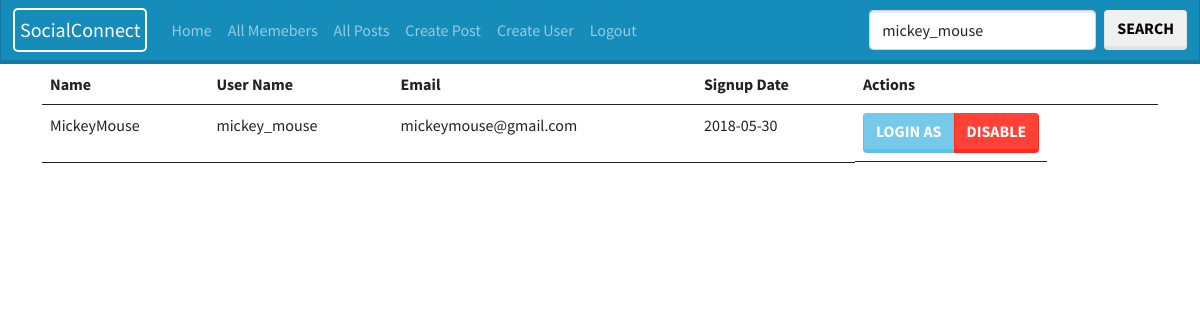
The page /admin/all.php?find=mickey_mouse (signed in) on the database its author committed.
### tables this page shows
CREATE TABLE `users` (
  `id` int(11) NOT NULL,
  `first_name` varchar(25) NOT NULL,
  `last_name` varchar(25) NOT NULL,
  `username` varchar(100) NOT NULL,
  `email` varchar(100) NOT NULL,
  `password` varchar(255) NOT NULL,
  `signup_date` date NOT NULL,
  `profile_pic` mediumtext NOT NULL,
  `num_posts` int(11) NOT NULL,
  `num_likes` int(11) NOT NULL,
  `user_closed` varchar(3) NOT NULL,
  `friend_array` text NOT NULL,
  `disabled` varchar(1) NOT NULL
);

### admin/all.php (the view, shortened to what this page needs)
<?php
include 'head.php';
include 'db.php';
$sql = "select  * from users order by id desc";
if(isset($_GET['find'])){
$find = $_GET['find'];
$sql = "select  * from users where username like '%$find%' OR first_name like '%$find%' OR last_name like '%$find%'  OR id = '%$find%' order by id desc";
}
$result = $conn->query($sql);
if ($result->num_rows > 0) {
	echo '<table class="table table-hover">';
	echo '
	<thead>
	<tr>
	<th>Name</th>
	<th>User Name</th>
	<th>Email</th>
	<th>Signup Date</th>
	<th>Actions</th>
		</tr>
	</thead>
	<tbody>
	';
  while($row = $result->fetch_assoc()) {
	extract($row);
	?>
<tr>
<td><?=$first_name;?><?=$last_name;?></td>
<td><?=$username?></td>
<td><?=$email?></td>
<td><?=$signup_date?></td>
<td class="btn-group">
<a href="loginAs.php?user=<?=$username;?>" class="btn btn-info">Login as</a>
<?php if($disabled != 1){ ?>
<a href="doDisable.php?id=<?=$id;?>" class="btn btn-danger">Disable</a>
<?php } else { ?>
<a  href="doENable.php?id=<?=$id;?>" class="btn btn-success">Enable</a>
<?php } ?>
</td>
</tr>
	<?php
  }
  	echo '
	<tbody>
	</table>';
} else {
  echo "0 results";
}

### rows shown on the page
users: first_name "Mickey", last_name "Mouse", username "mickey_mouse", email "mickeymouse@gmail.com", signup_date "2018-05-30"
